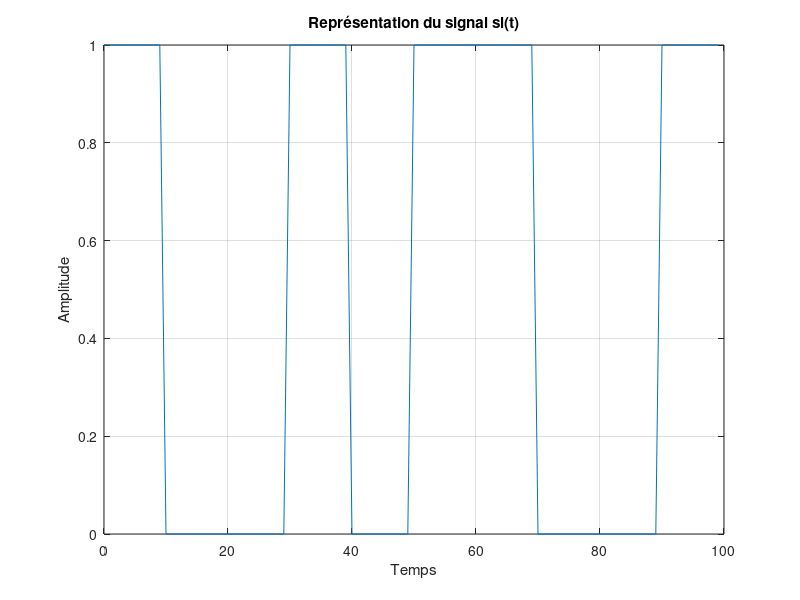
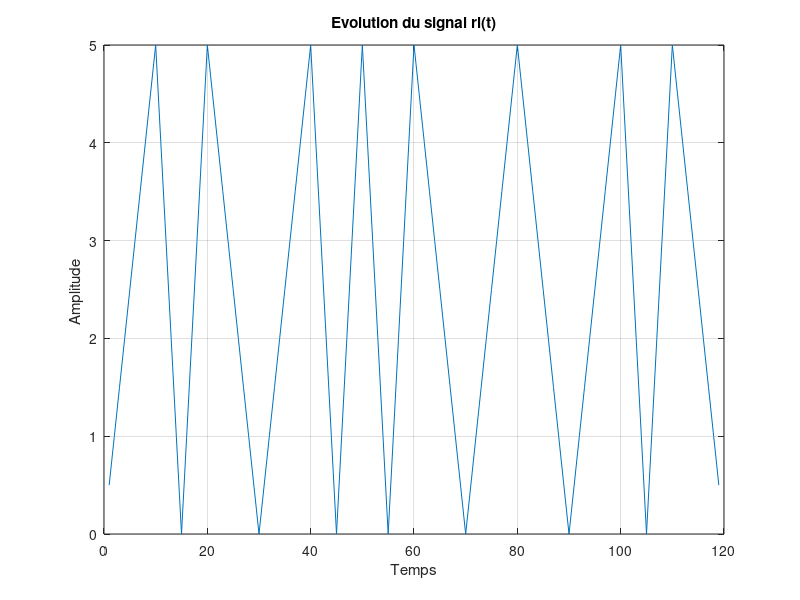
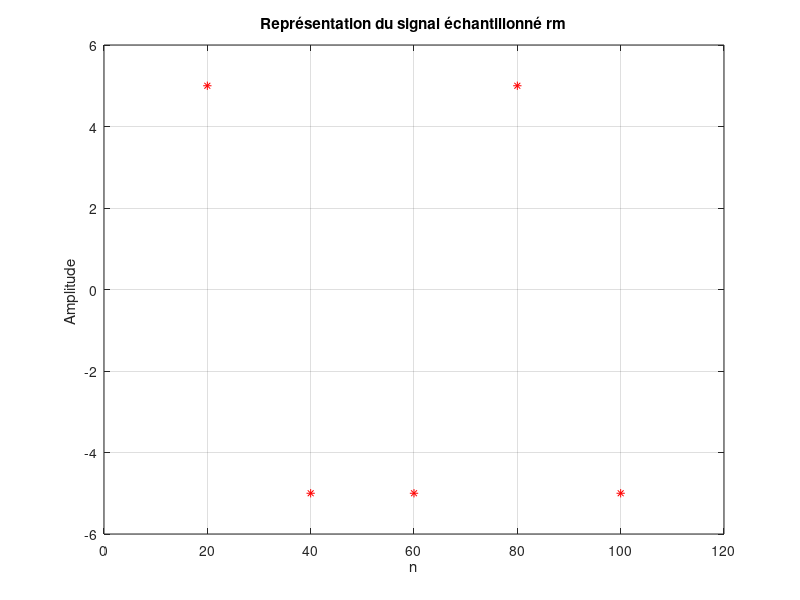

Source code (MATLAB) for these figures, in order:
clc;
clear;
close all;


%% Parametres 
bk = [1, 0, 0, 1, 0];
Fe = 20 * 10e6; 
Fse = 20;
Fs = Fe/Fse;
Ts = 1/Fs;
len_bk = size(bk, 2);

% Forme d'onde biphase p(t)
mid = floor(Fse/2);
p = zeros(1, Fse);
p(1:mid) = -0.5;
p(mid+1:end) = 0.5;

p_adapte = [0.5 * ones(1,mid), -0.5 * ones(1,Fse-mid)];

%% PPM Modulation

sl = zeros(1, len_bk);
for i=1:len_bk
    if(bk(1, i) == 0)
        sl(1, (i-1)*Fse+1 : i*Fse) = 0.5 + p;
    else
        sl(1, (i-1)*Fse+1 : i*Fse) = 0.5 - p;
    end
end

%% Filre adapte 
nl = zeros(1, Fse*len_bk);
yl = sl + nl;

rl = conv(sl, p);

%% Echantionnage

rm = rl(Fse:Fse:length(rl));


%% Figures

figure(1)
plot((0:1:len_bk*Fse-1), sl)
grid on
ylabel("Amplitude")
xlabel("Temps")
title("Représentation du signal sl(t)")

figure(2)
plot(abs(rl))
grid on
ylabel("Amplitude ")
xlabel("Temps")
title('Evolution du signal rl(t)')


figure(3)
plot((Fse:Fse:len_bk*Fse), rm,'r*')
grid on
xlim ([0 Fse*(len_bk +1)])
ylabel("Amplitude ")
xlabel("n")
title("Représentation du signal échantillonné rm")


